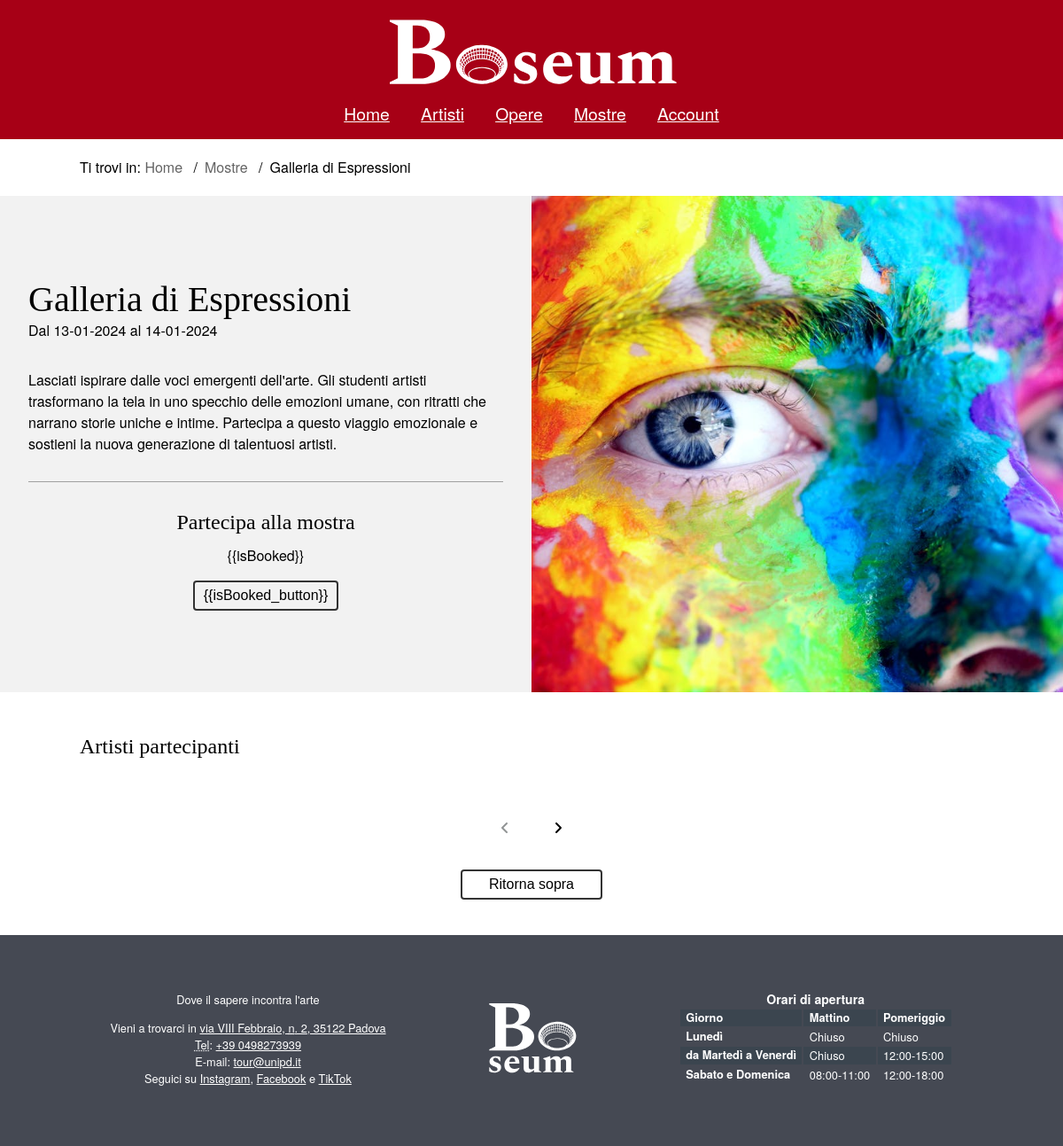
Screenshot of /php/mostra.php?id=1 with the database file from the repository.
### tables this page shows
CREATE TABLE Artshows (
    id INT PRIMARY KEY NOT NULL AUTO_INCREMENT,
    title VARCHAR(100) NOT NULL,
    description VARCHAR(1000) NOT NULL,
    image VARCHAR(100) UNIQUE NOT NULL,
    start_date DATE NOT NULL,
    end_date DATE NOT NULL
);

### php/DBAccess.php (called while the page is built, shortened)
<?php
class DBAccess{
    private $connection;
    public function openDBConnection(){
        try {
            $this -> connection = mysqli_connect(
                self::HOST_DB,
                self::USERNAME,
                self::PASSWORD,
                self::DATABASE_NAME
            );
        } catch (\Exception $e) {
            return false;
        }
        return true;
    }
    public function getArtshow($id){
        $query = "SELECT *
                    FROM Artshows
                    WHERE Artshows.id = $id";
        $queryResult = mysqli_query($this->connection, $query) or die("Errore in DBAccess".mysqli_error($this->connection));
        if (mysqli_num_rows($queryResult) != 0){
            $result=array();
            while($row = mysqli_fetch_array($queryResult, MYSQLI_ASSOC)){
                $result[]=$row;
            }
            return $result;
        }
        else return null;
    }
}
?>

### php/DateManager.php (called while the page is built, shortened)
<?php
class DateManager {
    public static function toDMY($inputDate) {
        $dateTime = DateTime::createFromFormat('Y-m-d', $inputDate);
        return $dateTime->format('d-m-Y');
    }
}
?>

### php/mostra.php (the view, shortened to what this page needs)
<?php
require_once 'DBAccess.php';
require_once 'DateManager.php';
$connection=new DB\DBAccess();
$idArtshow = $_GET["id"];
$infoArtshow = $connection->getArtshow($idArtshow);
if(!$infoArtshow || sizeof($infoArtshow) <= 0){
    header("location: ../src/404.html");
}else{
    $title = $infoArtshow[0]['title'];
    $description = $infoArtshow[0]['description'];
    $image = $infoArtshow[0]['image'];
    $startDateReverse = $infoArtshow[0]['start_date'];
    $startDate = DateManager::toDMY($startDateReverse);
    $endDateReverse = $infoArtshow[0]['end_date'];
    $endDate = DateManager::toDMY($endDateReverse);
    $partecipantsArtshowContainer = '';
    $mostra = file_get_contents("../templates/mostra.html");
    $mostra = str_replace("{{name}}", $title, $mostra);
    $mostra = str_replace("{{start_date}}", $startDate, $mostra);
    $mostra = str_replace("{{start_date_reversed}}", $startDateReverse, $mostra);
    $mostra = str_replace("{{end_date}}", $endDate, $mostra);
    $mostra = str_replace("{{end_date_reversed}}", $endDateReverse, $mostra);
    $mostra = str_replace("{{description}}", $description, $mostra);
    $mostra = str_replace("{{image}}", $image, $mostra);
    $mostra = str_replace("{{partecipants}}", $partecipantsArtshowContainer, $mostra);
    echo($mostra);
}
?>

### assets/CSS/mini.css (style rules this page uses)
header { display: flex; align-items: center; justify-content: space-between; }
header h1 { background-image: url("../images/logomini.png"); font-size: 3em; }
#menu { width: max-content; color: white; transition: transform 0.5s ease; z-index: 3; }
#menu nav { position: fixed; right: 0; top: 0; width: 100%; padding: 5em 0 3em 0; background: var(--headerBgColor); transform: translateY(-100%); transition: transform 0.5s ease; }
#menu nav ul { flex-direction: column; align-items: center; margin: auto; }
#menu nav ul li { padding-bottom: 15px; }
#menu nav a { visibility: hidden; }
footer { flex-wrap: wrap-reverse; }
footer div { padding: 2em 1em; }
#artshow_layout { flex-direction: column; }
.artshow_mainimage { width: 100%; object-fit: cover; }

### rows the page displays
artshows: mostra "Home Artisti Opere Mostre Account Ti trovi in: Home Mostre Galleria di Espressioni Galleria di Espressioni Dal 13-01-2024 al 14-01-2024 Lasciati ispirare dalle voci emergenti dell'arte. Gli studenti artisti trasformano la tela in uno specchio delle emozioni umane, con ritratti che narrano storie uniche e intime. Partecipa a questo viaggio emozionale e sostieni la nuova generazione di talentuosi artisti. Partecipa alla mostra {{isBooked}} {{isBooked_button}} Artisti partecipanti Ritorna sopra Dove il sapere incontra l'arte Vieni a trovarci in via VIII Febbraio, n . 2, 35122 Padova Tel : +39 0498273939 E-mail : tour @unipd.it Seguici su Instagram , Facebook e TikTok Orari di apertura Giorno…", image+description+end_date (picture)
